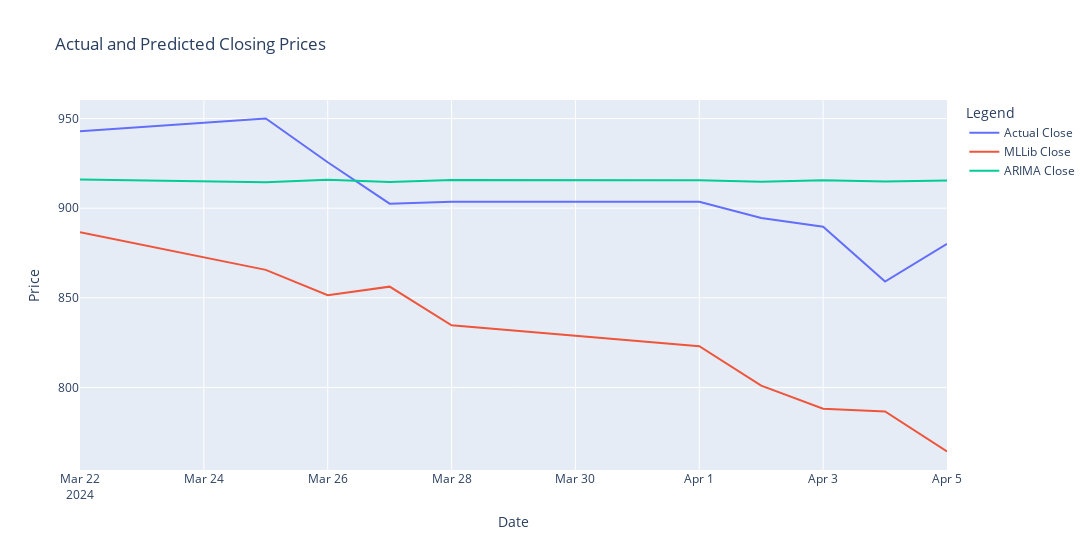

Notebook source saved alongside this figure:
### Markdown cell above
now we have created a graph to compare this value and in this graph we can compare the actual closing values with MLLib forecasts and ARIMA forecasts.

### Code cell
import plotly.graph_objs as go
# Create Plotly Scatter objects
trace_actual = go.Scatter(
    x=merged_df.index,
    y=merged_df['Close'],
    mode='lines',
    name='Actual Close'
)
trace_MLLib = go.Scatter(
    x=merged_df.index,
    y=merged_df['MLLib_Close'],
    mode='lines',
    name='MLLib Close'
)
trace_ARIMA = go.Scatter(
    x=merged_df.index,
    y=merged_df['ARIMA_Close'],
    mode='lines',
    name='ARIMA Close'
)
# Create and show the combined graph
fig = go.Figure(data=[trace_actual, trace_MLLib,trace_ARIMA])
#fig = go.Figure(data=[trace_arima_actual])
fig.update_layout(
    title='Actual and Predicted Closing Prices',
    xaxis_title='Date',
    yaxis_title='Price',
    legend_title='Legend',
    width = 1100, 
    height = 550
)
fig.show()

### Figure 1 — Plotly figure (JSON) as saved in the notebook; plotly's stock layout.template omitted (floating-point values rounded to 4 significant figures)
{"data": [{"mode": "lines", "name": "Actual Close", "type": "scatter", "x": ["2024-03-22T00:00:00", "2024-03-25T00:00:00", "2024-03-26T00:00:00", "2024-03-27T00:00:00", "2024-03-28T00:00:00", "2024-04-01T00:00:00", "2024-04-02T00:00:00", "2024-04-03T00:00:00", "2024-04-04T00:00:00", "2024-04-05T00:00:00"], "y": [942.9, 950.0, 925.6, 902.5, 903.6, 903.6, 894.5, 889.6, 859.0, 880.1]}, {"mode": "lines", "name": "MLLib Close", "type": "scatter", "x": ["2024-03-22T00:00:00", "2024-03-25T00:00:00", "2024-03-26T00:00:00", "2024-03-27T00:00:00", "2024-03-28T00:00:00", "2024-04-01T00:00:00", "2024-04-02T00:00:00", "2024-04-03T00:00:00", "2024-04-04T00:00:00", "2024-04-05T00:00:00"], "y": [886.6, 865.6, 851.4, 856.2, 834.7, 823.0, 801.0, 788.1, 786.6, 764.3]}, {"mode": "lines", "name": "ARIMA Close", "type": "scatter", "x": ["2024-03-22T00:00:00", "2024-03-25T00:00:00", "2024-03-26T00:00:00", "2024-03-27T00:00:00", "2024-03-28T00:00:00", "2024-04-01T00:00:00", "2024-04-02T00:00:00", "2024-04-03T00:00:00", "2024-04-04T00:00:00", "2024-04-05T00:00:00"], "y": [916.0, 914.5, 915.8, 914.6, 915.7, 915.6, 914.8, 915.5, 914.9, 915.5]}], "layout": {"height": 550, "legend": {"title": {"text": "Legend"}}, "title": {"text": "Actual and Predicted Closing Prices"}, "width": 1100, "xaxis": {"autorange": true, "range": ["2024-03-22", "2024-04-05"], "title": {"text": "Date"}, "type": "date"}, "yaxis": {"autorange": true, "range": [754.0, 960.3], "title": {"text": "Price"}, "type": "linear"}}}
